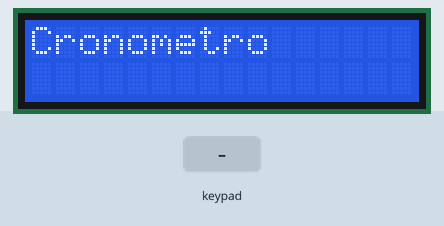
The sketch below on a simulated Arduino Uno, built with avr-gcc and run on an emulated ATmega328P. Parts: 16×2 character LCD. The inputs (shaded band) are chosen by the test bench.

Above: at 1.2 s.
1.3 s: keypad keys 0 1 0 1 pressed 0.4 s apart
At 3.3 s:
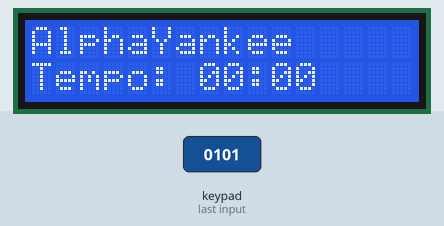
4.4 s: key '1' pressed
At 4.8 s:
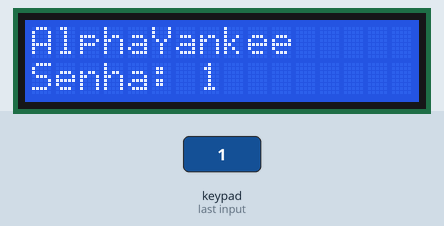
5.9 s: keypad keys 0 1 0 1 # pressed 0.4 s apart
At 7.5 s:
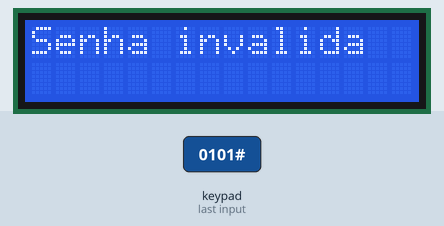
9.4 s: key '2' pressed
At 10.8 s:
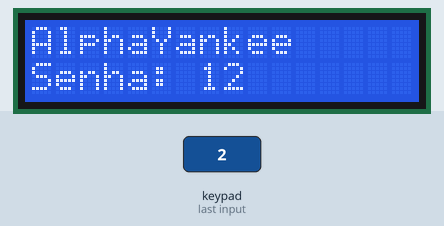
Timing chart, 0 to 11.9 s (numbered marks = the images above; inputs shaded):
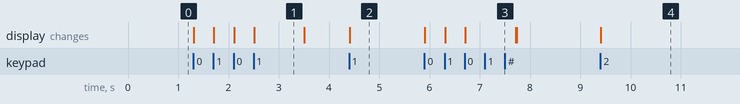

Measured:
- after the input at 1.3 s, the display: first changes at once (image 1 shows a later state)
- after the input at 4.4 s, the display: changes at once (image 2)
- after the input at 5.9 s, the display: first changes at once (image 3 shows a later state)
- after the input at 9.4 s, the display: changes at once (image 4)
- what the display in image 1 shows lasts 1.0 s, from 2.5 s to 3.5 s

The sketch:

sketch_jan13a.ino
```cpp
#include <Keypad.h>
#include <LiquidCrystal.h>

/* ================== TECLADO ================== */

char teclas[4][4] = {
  {'1','2','3','A'},
  {'4','5','6','B'},
  {'7','8','9','C'},
  {'*','0','#','D'}
};

byte linhas[4] = {6, 7, 8, 9};
byte colunas[4] = {10, 13, A0, A1};

Keypad teclado = Keypad(makeKeymap(teclas), linhas, colunas, 4, 4);

/* ================== LCD ================== */

LiquidCrystal lcd(12, 11, 5, 4, 3, 2);

/* ================== CRONÔMETROS ================== */

// Agora temos apenas dois cronômetros
unsigned long tempos[2] = {0, 0};
unsigned long ultimoMillis = 0;
int timeAtivo = -1;

/* ================== SENHAS ================== */

String bufferSenha = "";

const String senhas[2] = {
  "0101", // AlphaYankee
  "0202"  // BravoJuliet
};

const char* nomesTimes[2] = {
  "AlphaYankee",
  "BravoJuliet"
};

/* ================== CONTROLE DE ESTADO ================== */

bool mostrandoMensagem = false;
bool digitandoSenha = false;
unsigned long inicioMensagem = 0;
const unsigned long duracaoMensagem = 1000;

/* ================== FUNÇÕES ================== */

int validaSenha(String senha) {
  for (int i = 0; i < 2; i++) {
    if (senha == senhas[i]) {
      return i;
    }
  }
  return -1;
}

void exibeTempo(unsigned long tempo) {

  if (digitandoSenha || mostrandoMensagem) return;

  unsigned long totalSegundos = tempo / 1000;
  int minutos = totalSegundos / 60;
  int segundos = totalSegundos % 60;

  lcd.setCursor(0, 1);
  lcd.print("Tempo: ");

  if (minutos < 10) lcd.print("0");
  lcd.print(minutos);
  lcd.print(":");
  if (segundos < 10) lcd.print("0");
  lcd.print(segundos);
}

/* ================== SETUP ================== */

void setup() {
  lcd.begin(16, 2);
  lcd.clear();
  lcd.setCursor(0, 0);
  lcd.print("Cronometro");
  ultimoMillis = millis();
}

/* ================== LOOP ================== */

void loop() {

  /* ---- Mensagem temporária ---- */
  if (mostrandoMensagem) {
    if (millis() - inicioMensagem >= duracaoMensagem) {
      mostrandoMensagem = false;
      lcd.clear();

      if (timeAtivo != -1) {
        lcd.setCursor(0, 0);
        lcd.print(nomesTimes[timeAtivo]);
      }
    }
  }

  /* ---- Atualização do cronômetro ---- */
  if (timeAtivo != -1) {
    unsigned long agora = millis();
    tempos[timeAtivo] += agora - ultimoMillis;
    ultimoMillis = agora;

    exibeTempo(tempos[timeAtivo]);
  }

  /* ---- Leitura do teclado ---- */
  if (!mostrandoMensagem) {

    char tecla = teclado.getKey();

    if (tecla) {

      if (tecla >= '0' && tecla <= '9') {

        digitandoSenha = true;
        bufferSenha += tecla;

        lcd.setCursor(0, 1);
        lcd.print("Senha: ");
        lcd.print(bufferSenha);
        lcd.print("    ");
      }

      if (bufferSenha.length() == 4) {

        int novoTime = validaSenha(bufferSenha);

        if (novoTime != -1) {

          timeAtivo = novoTime;
          ultimoMillis = millis();

          lcd.clear();
          lcd.setCursor(0, 0);
          lcd.print(nomesTimes[timeAtivo]);

        } else {

          lcd.clear();
          lcd.setCursor(0, 0);
          lcd.print("Senha invalida");

          mostrandoMensagem = true;
          inicioMensagem = millis();
        }

        bufferSenha = "";
        digitandoSenha = false;
      }
    }
  }
}
```
